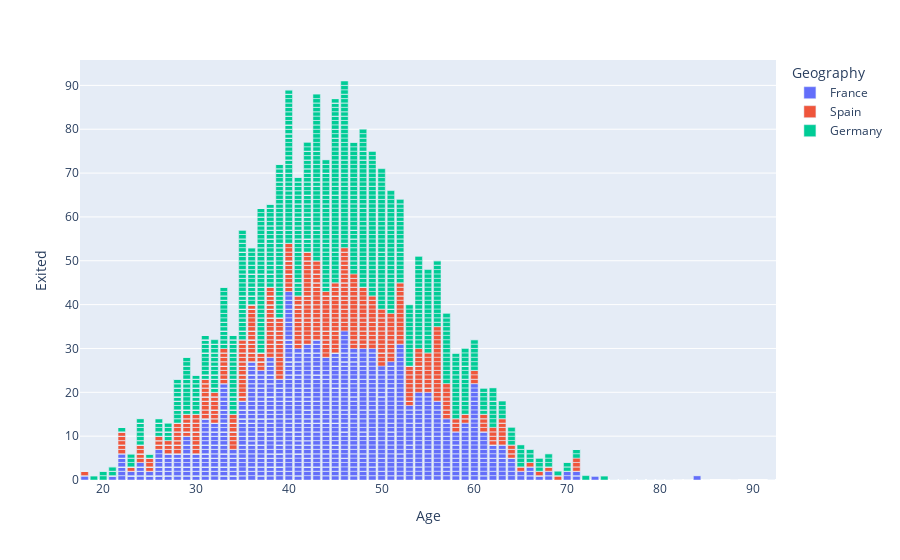

Write notebook code for a chart like this one.
### Code cell
import plotly.express as px
fig = px.bar(df,y = "Exited", x = "Age" , color = "Geography")
fig.show()

### Figure 1 — Plotly figure (JSON) as saved in the notebook; plotly's stock layout.template omitted (floating-point values rounded to 4 significant figures; data arrays with more than 128 entries replaced by an {"elided": "..."} marker saying what was removed)
{"data": [{"alignmentgroup": "True", "hovertemplate": "Geography=France<br>Age=%{x}<br>Exited=%{y}<extra></extra>", "legendgroup": "France", "marker": {"color": "#636efa"}, "name": "France", "offsetgroup": "France", "orientation": "v", "showlegend": true, "textposition": "auto", "type": "bar", "x": {"elided": "5014 int values"}, "xaxis": "x", "y": {"elided": "5014 int values"}, "yaxis": "y"}, {"alignmentgroup": "True", "hovertemplate": "Geography=Spain<br>Age=%{x}<br>Exited=%{y}<extra></extra>", "legendgroup": "Spain", "marker": {"color": "#EF553B"}, "name": "Spain", "offsetgroup": "Spain", "orientation": "v", "showlegend": true, "textposition": "auto", "type": "bar", "x": {"elided": "2477 int values"}, "xaxis": "x", "y": {"elided": "2477 int values"}, "yaxis": "y"}, {"alignmentgroup": "True", "hovertemplate": "Geography=Germany<br>Age=%{x}<br>Exited=%{y}<extra></extra>", "legendgroup": "Germany", "marker": {"color": "#00cc96"}, "name": "Germany", "offsetgroup": "Germany", "orientation": "v", "showlegend": true, "textposition": "auto", "type": "bar", "x": {"elided": "2509 int values"}, "xaxis": "x", "y": {"elided": "2509 int values"}, "yaxis": "y"}], "layout": {"barmode": "relative", "legend": {"title": {"text": "Geography"}, "tracegroupgap": 0}, "margin": {"t": 60}, "xaxis": {"anchor": "y", "domain": [0, 1], "title": {"text": "Age"}}, "yaxis": {"anchor": "x", "domain": [0, 1], "title": {"text": "Exited"}}}}
